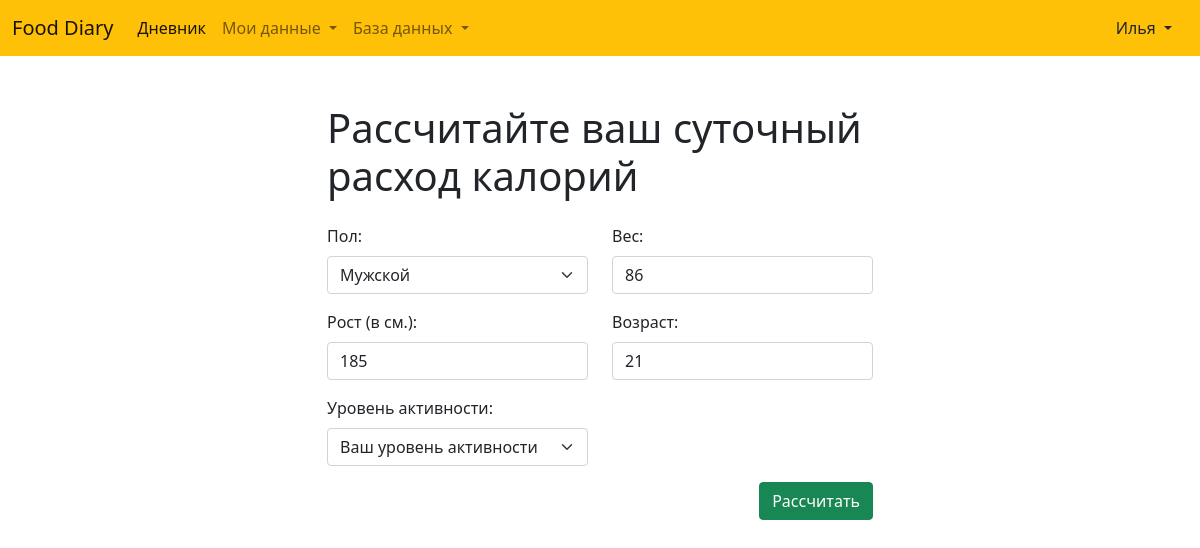
Page /profile/calorie-consumption-calculator/ (signed in) on the committed database.
### account/models.py (models this page shows)
class Profile(models.Model):
    user = models.OneToOneField('auth.user', on_delete=models.CASCADE, related_name='profile')
    registered = models.DateTimeField('Дата регистрации', auto_now_add=True)
    sex = models.CharField('Пол', null=True, blank=True, max_length=7)
    weight = models.PositiveSmallIntegerField('Вес', null=True, blank=True)
    height = models.PositiveSmallIntegerField('Рост (в см.)', null=True, blank=True)
    age = models.PositiveSmallIntegerField('Возраст', null=True, blank=True)
    calorie_consumption = models.PositiveIntegerField('Расход калорий (в день)', null=True, blank=True)

### account/views.py (the view)
# urls.py: path('calorie-consumption-calculator/', views.calorie_consumption_calculator_view , name='calorie_consumption_calculator'),
def calorie_consumption_calculator_view(request):
    profile = request.user.profile
    if request.method == 'POST':
        form = forms.ProfileCalorieConsumptionForm(request.POST)
        if form.is_valid():
            calorie_consumption = calculator_services.calculate_calorie_consumption(
                sex=request.POST.get('sex'),
                weight=int(request.POST.get('weight')),
                height=int(request.POST.get('height')),
                age=int(request.POST.get('age')),
                activity=float(request.POST.get('activity'))
            )
            profile.calorie_consumption = calorie_consumption
            profile.save()
            return HttpResponseRedirect(reverse('profile'))
    else:
        form = forms.ProfileCalorieConsumptionForm(instance=profile)
    return render(request, 'calculator/detail.html', {
        'form': form
    })

### account/forms.py
class ProfileCalorieConsumptionForm(ChangeProfileInfoForm, forms.ModelForm):
    ACTIVITY_CHOICES = [
        (None, 'Ваш уровень активности'),
        (1.2, 'Практически отсутствует'),
        (1.375, 'До 3-х раз в неделю'),
        (1.55, '3-5 раз в неделю'),
        (1.725, '6-7 раз в неделю'),
        (1.9, 'hard mode'),
    ]
    activity = forms.ChoiceField(
        choices=ACTIVITY_CHOICES,
        label='Уровень активности'
    )

### account/templates/calculator/detail.html (shortened to what this page needs)
{% extends 'base.html' %}
{% block content %}
<main>
    <div class="container">
        <div class="row mt-5">
            <div class="col-12 offset-md-3 col-md-6">
                <h1 class="mb-4">Рассчитайте ваш суточный расход калорий</h1>
            </div>
            <div class="col-12 offset-md-3 col-md-6">
                <form action="#" method="post">
                    <div class="row">
                        {% for field in form %}
                            <div class="col-12 col-sm-6 mb-3">
                                <label for="{{field.auto_id}}" class="form-label">{{field.label}}:</label>
                                {{field}}
                            </div>
                        {% endfor %}
                    </div>
                    <button class="btn btn-success d-block ms-auto" type="submit">Рассчитать</button>
                </form>
            </div>
        </div>
    </div>
</main>
{% endblock %}

### diary/templates/includes/header.html (shortened to what this page needs)
<nav class="navbar navbar-light bg-warning navbar-expand-lg">
    <div class="container-fluid">
        <a class="navbar-brand" href="{% url 'days_list' %}">Food Diary</a>
        <div class="collapse navbar-collapse" id="navbarSupportedContent">
            <ul class="navbar-nav me-auto mb-2 mb-lg-0">
                <li class="nav-item">
                    <a class="nav-link active" aria-current="page" href="{% url 'days_list' %}">Дневник</a>
                </li>
                <li class="nav-item dropdown">
                    <a class="nav-link dropdown-toggle" href="#" id="navbarDropdown" role="button"
                        data-bs-toggle="dropdown" aria-expanded="false">
                        Мои данные
                    </a>
                </li>
                <li class="nav-item dropdown">
                    <a class="nav-link dropdown-toggle" href="#" id="navbarDropdown" role="button"
                        data-bs-toggle="dropdown" aria-expanded="false">
                        База данных
                    </a>
                </li>
            </ul>
            {% if request.user.is_authenticated %}
                <div class="nav-item dropdown">
                    <a class="nav-link dropdown-toggle text-dark" href="#" id="navbarDropdown" role="button"
                        data-bs-toggle="dropdown" aria-expanded="false">
                        {{request.user.username}}
                    </a>
                </div>
            {% else %}
                <a href="{% url 'login' %}" class="nav-link nav-item">Войти</a>
            {% endif %}
        </div>
    </div>
</nav>

### rows in the picture
Profile: form "Мужской" "86" "185" "21"

### other values in the picture
{{ request.user.username }} "Илья"
{{ field.label }} "Пол" "Вес" "Рост (в см.)" "Возраст" "Уровень активности"
